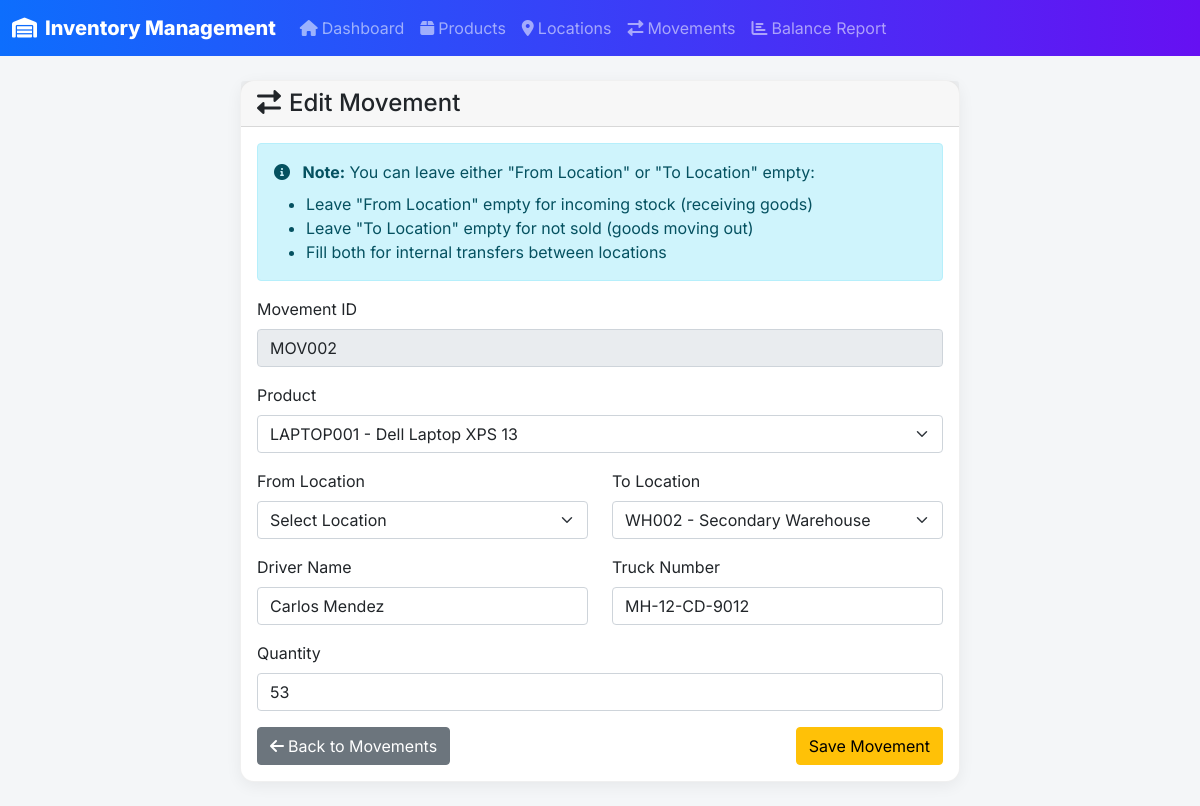
/movement/edit/MOV002, run on the app's committed database.
### app.py (models this page shows, shortened)
class ProductMovement(db.Model):
    movement_id = db.Column(db.String(50), primary_key=True)
    timestamp = db.Column(db.DateTime, nullable=False, default=datetime.utcnow)
    from_location = db.Column(db.String(50), db.ForeignKey('location.location_id'), nullable=True)
    to_location = db.Column(db.String(50), db.ForeignKey('location.location_id'), nullable=True)
    product_id = db.Column(db.String(50), db.ForeignKey('product.product_id'), nullable=False)
    qty = db.Column(db.Integer, nullable=False)
    driver_name = db.Column(db.String(100), nullable=True)
    truck_number = db.Column(db.String(50), nullable=True)
    product = db.relationship('Product', backref='movements')
    from_loc = db.relationship('Location', foreign_keys=[from_location], backref='outgoing_movements')
    to_loc = db.relationship('Location', foreign_keys=[to_location], backref='incoming_movements')

### app.py (the view, shortened to what this page needs)
@app.route('/movement/edit/<movement_id>', methods=['GET', 'POST'])
def edit_movement(movement_id):
    movement = ProductMovement.query.get_or_404(movement_id)
    form = ProductMovementForm(obj=movement)
    form.movement_id.render_kw = {'readonly': True}
    return render_template('movement_form.html', form=form, title='Edit Movement')

### app.py
class ProductMovementForm(FlaskForm):
    movement_id = StringField('Movement ID', validators=[DataRequired()])
    product_id = SelectField('Product', validators=[DataRequired()])
    from_location = SelectField('From Location', choices=[('', 'Select Location')])
    to_location = SelectField('To Location', choices=[('', 'Select Location')])
    qty = IntegerField('Quantity', validators=[DataRequired(), NumberRange(min=1)])
    driver_name = StringField('Driver Name')
    truck_number = StringField('Truck Number')
    submit = SubmitField('Save Movement')
    def __init__(self, *args, **kwargs):
        super(ProductMovementForm, self).__init__(*args, **kwargs)
        self.product_id.choices = [(p.product_id, f"{p.product_id} - {p.name}") for p in Product.query.all()]
        location_choices = [('', 'Select Location')] + [(l.location_id, f"{l.location_id} - {l.name}") for l in Location.query.all()]
        self.from_location.choices = location_choices
        self.to_location.choices = location_choices

### templates/movement_form.html (shortened to what this page needs)
{% extends "base.html" %}
{% block content %}
<div class="container">
    <div class="row justify-content-center">
        <div class="col-md-8">
            <div class="card">
                <div class="card-header">
                    <h4 class="mb-0">
                        <i class="fas fa-exchange-alt me-2"></i>{{ title }}
                    </h4>
                </div>
                <div class="card-body">
                    <div class="alert alert-info">
                        <i class="fas fa-info-circle me-2"></i>
                        <strong>Note:</strong> You can leave either "From Location" or "To Location" empty:
                        <ul class="mb-0 mt-2">
                            <li>Leave "From Location" empty for incoming stock (receiving goods)</li>
                            <li>Leave "To Location" empty for not sold (goods moving out)</li>
                            <li>Fill both for internal transfers between locations</li>
                        </ul>
                    </div>
                    <form method="POST">
                        <div class="mb-3">
                            {{ form.movement_id.label(class="form-label") }}
                            {{ form.movement_id(class="form-control") }}
                        </div>
                        <div class="mb-3">
                            {{ form.product_id.label(class="form-label") }}
                            {{ form.product_id(class="form-select") }}
                        </div>
                        <div class="row">
                            <div class="col-md-6">
                                <div class="mb-3">
                                    {{ form.from_location.label(class="form-label") }}
                                    {{ form.from_location(class="form-select") }}
                                </div>
                            </div>
                            <div class="col-md-6">
                                <div class="mb-3">
                                    {{ form.to_location.label(class="form-label") }}
                                    {{ form.to_location(class="form-select") }}
                                </div>
                            </div>
                        </div>
                        <div class="row">
                            <div class="col-md-6">
                                <div class="mb-3">
                                    {{ form.driver_name.label(class="form-label") }}
                                    {{ form.driver_name(class="form-control", placeholder="e.g., John Doe") }}
                                </div>
                            </div>
                            <div class="col-md-6">
                                <div class="mb-3">
                                    {{ form.truck_number.label(class="form-label") }}
                                    {{ form.truck_number(class="form-control", placeholder="e.g., KA-01-AB-1234") }}
                                </div>
                            </div>
                        </div>
                        <div class="mb-3">
                            {{ form.qty.label(class="form-label") }}
                            {{ form.qty(class="form-control") }}
                        </div>
                        <div class="d-flex justify-content-between">
                            <a href="{{ url_for('movements') }}" class="btn btn-secondary">
                                <i class="fas fa-arrow-left me-1"></i>Back to Movements
                            </a>
                            {{ form.submit(class="btn btn-warning") }}
                        </div>
                    </form>
                </div>
            </div>
        </div>
    </div>
</div>
{% endblock %}

### templates/base.html (style rules this page uses)
body { font-family: 'Inter', system-ui, -apple-system, Segoe UI, Roboto, Arial, sans-serif; background: #f4f6f8; }
.card { border: 1px solid rgba(0, 0, 0, 0.06); box-shadow: 0 4px 16px rgba(0,0,0,0.06); border-radius: 14px; }

### data on the page
ProductMovement: movement_id "MOV002", product_id "LAPTOP001 - Dell Laptop XPS 13", from_location "Select Location", to_location "WH002 - Secondary Warehouse", driver_name "Carlos Mendez", truck_number "MH-12-CD-9012", qty "53"

### other printed values
{{ title }} "Edit Movement"
